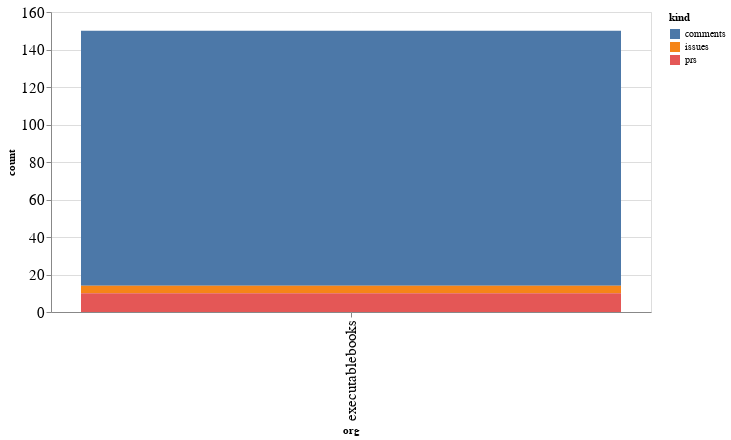

Notebook code cell kept with this figure:
### Code cell
alt.Chart(org_summaries, width=600).mark_bar().encode(
    x='org',
    y='count',
    color='kind',
    tooltip="org"
)

### Figure 1 — Vega-Lite specification as saved in the notebook (floating-point values rounded to 4 significant figures)
{"config": {"axisLeft": {"labelFontSize": 15}, "axisBottom": {"labelFontSize": 15}}, "data": {"name": "data-c4cb215ea0ccda90ba8fefc4b08bcf06"}, "mark": "bar", "encoding": {"color": {"type": "nominal", "field": "kind"}, "tooltip": {"type": "nominal", "field": "org"}, "x": {"type": "nominal", "field": "org"}, "y": {"type": "quantitative", "field": "count"}}, "width": 600, "$schema": "https://vega.github.io/schema/vega-lite/v4.8.1.json", "datasets": {"data-c4cb215ea0ccda90ba8fefc4b08bcf06": [{"org": "executablebooks", "kind": "comments", "count": 136}, {"org": "executablebooks", "kind": "issues", "count": 4}, {"org": "executablebooks", "kind": "prs", "count": 10}]}}
